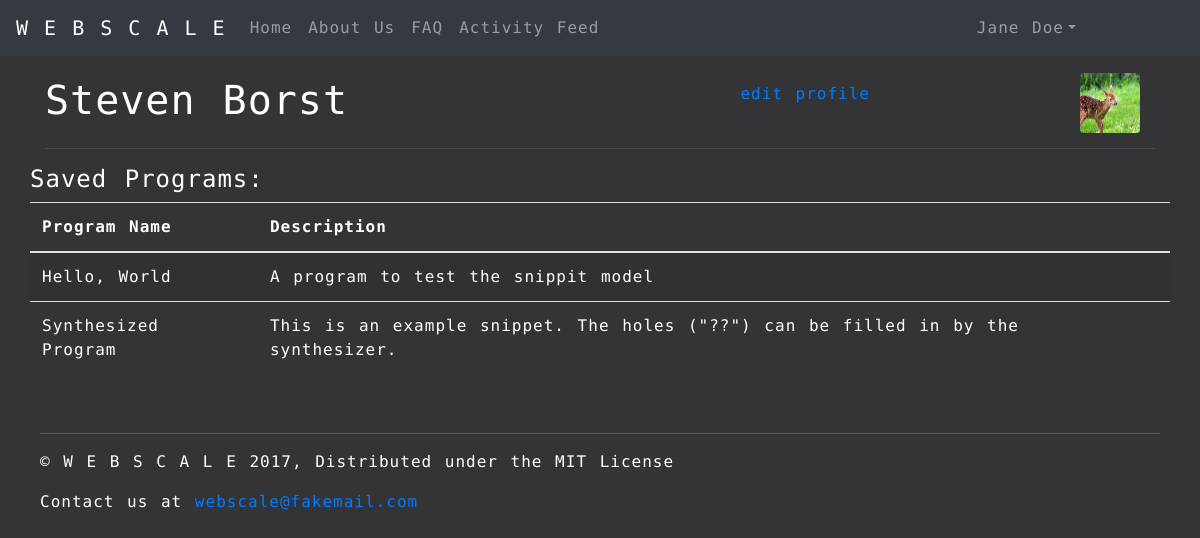
/profile/, run on the app's committed database.
### synthesizer/models.py (models this page shows, shortened)
class User(models.Model):
    id = models.UUIDField(primary_key=True, default=uuid.uuid4, help_text="Unique ID for this particular user")
    name = models.CharField('Name', max_length=200, help_text="Enter your name")
    email = models.EmailField('email', max_length=200, help_text= "Enter you email")
    hashed_password = models.CharField(max_length=200)

class Snippit(models.Model):
    id = models.UUIDField(primary_key=True, default=uuid.uuid4, help_text="Unique ID for this Snippit")
    user_id = models.ForeignKey('User', on_delete=models.SET_NULL, null=True)
    name = models.CharField('Name', max_length=200, help_text="Enter name")
    description = models.TextField(max_length=1000, help_text="Enter the snippit description")
    program_text = models.TextField(max_length=99999, help_text="Enter the program holes")
    program_spec = models.TextField(max_length=99999, help_text="Enter the program spec")
    """
    The synthesizer result needs to be a different kind of model field that will be generated, not entered
    """
    synthesizer_result = models.TextField(max_length=99999, help_text="Enter the synthesizer result")
    is_public = (
        ('t', 'True'),
        ('f', 'False'),
    )

### synthesizer/views.py (the view)
# urls.py: url(r'^profile/$', views.profile, name='profile'),
def profile(request, profile_id="0"):
    if profile_id == "0":
        profile_id = "d097b337df594c35a01d997bfbeaad42"  # default to steven's profile for now
    user = get_object_or_404(User, id=profile_id)
    programs = Snippit.objects.filter(user_id=user.id)
    return render(
        request,
        'synthesizer/profile.html',
        context={'page_title': user.name, 'user': user, 'programs': programs},
    )

### synthesizer/templates/synthesizer/profile.html (shortened to what this page needs)
{% extends "base_page.html" %}
{% block css %}
{% load static %}
<link rel="stylesheet" type="text/css" href="{% static 'css/webscale-profile.css' %}">
{% endblock %}
{% block content %}
<div id="main" class="container">
    <div class="row">
        <div class="col-6">
            <h1>{{ user.name }}</h1>
       </div>
        <div class="col-3 profile-header-middle">
            {% if user.name == "Steven Borst" %}
            <a href="{% url 'profile_edit' %}">edit profile</a>
            {% endif %}
        </div>
        <div class="col-3 profile-picture-container">
            <img class="rounded profile-picture profile-picture-small" alt="Profile Picture" src="{% static 'images/deer.jpg' %}">
        </div>
    </div>
    <hr class="heading-hr">
    <div class="row">
        <h4>Saved Programs:</h4>
        <table class="table table-striped program-table">
            <thead>
                <tr>
                    <th>Program Name</th>
                    <th>Description</th>
                </tr>
            </thead>
            <tbody>
                {% for program in programs %}
                <tr>
                    <td>{{program.name}}</td>
                    <td>{{program.description}}</td>
                </tr>
                {% endfor %}
            </tbody>
    </div>
    <footer class="footer">
        <hr class="footer-hr">
        <p>&copy; W E B S C A L E 2017, Distributed under the MIT License</p>
        <p>Contact us at <a href="mailto:webscale@fakemail.com">webscale@fakemail.com</a></p>
    </footer>
</div>
{% endblock %}

### synthesizer/static/css/webscale-profile.css (style rules this page uses)
* { letter-spacing: 1px; word-spacing: 2px; line-height: 150%; font-family: 'Encode Sans Expanded', sans-serif; }
html, body { background: linear-gradient(to bottom, rgba(52, 52, 54, 1.0), rgba(52, 52, 54, 1.0)); color: white !important; position: relative; }
body { padding-bottom: 150px; }
h1 { padding-top: 20px; }
.profile-header-middle { display: flex; align-items: center; justify-content: flex-end; }
.profile-picture-container { position: relative; }
.profile-picture-container .profile-picture { position: absolute; top: 50%; right: 30px; }
.profile-picture { width: 300px; height: 300px; }
.profile-picture.profile-picture-small { width: 60px; height: 60px; margin-top: -1.3em; }
.heading-hr { border-top: 1px solid rgba(255, 255, 255, 0.1); }
.footer { padding: 10px 40px 10px 40px; position: absolute; bottom: 0; left: 0; right: 0; }
.footer-hr { border-top: 1px solid rgba(194, 192, 192, 0.27); }

### data on the page
User: name "Steven Borst"
Snippit: name "Hello, World", description "A program to test the snippit model"
Snippit: name "Synthesized Program", description "This is an example snippet. The holes (\"??\") can be filled in by the synthesizer."
